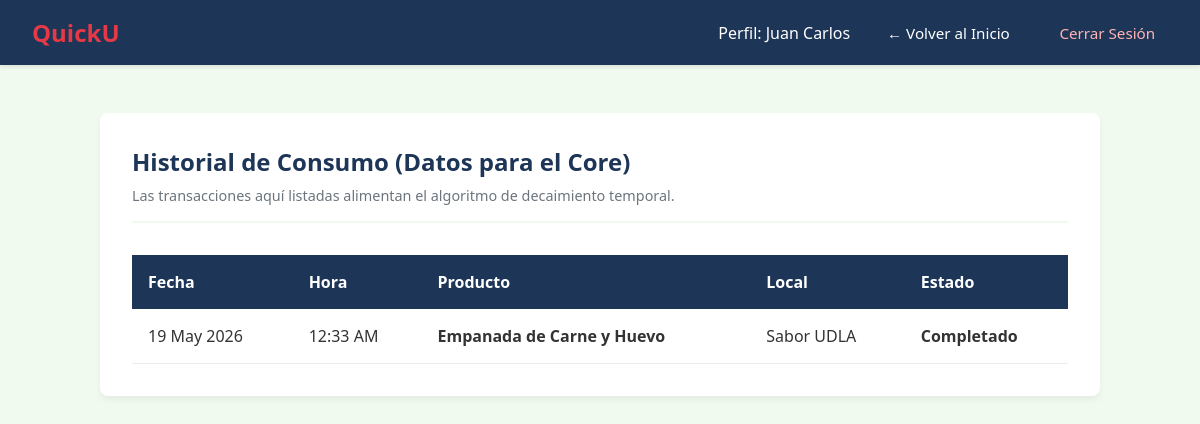
Before: /historial/ (signed in) with the older database file.
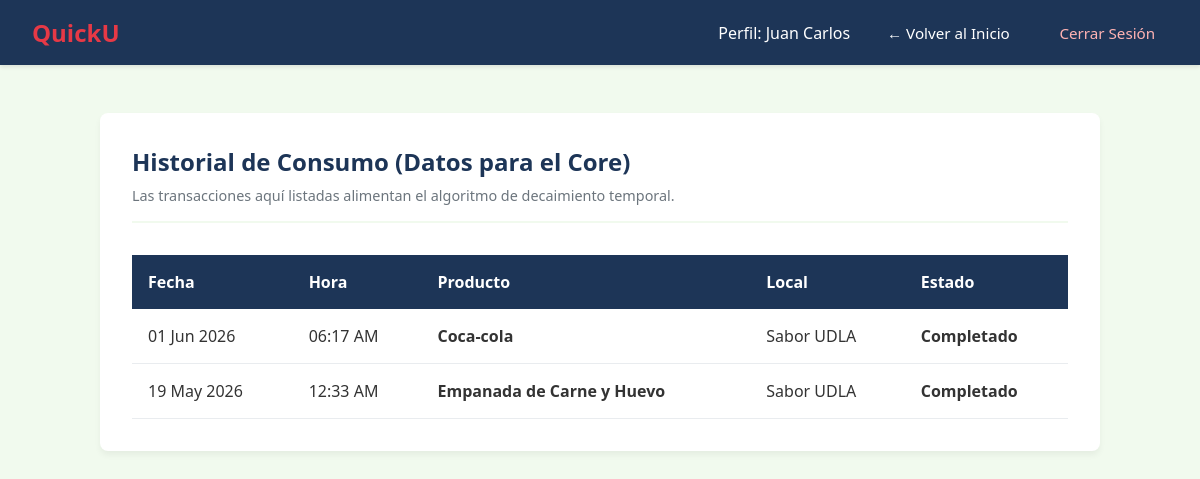
After: the same page with the newer database file.
### motor_quicku/models.py (models this page shows, shortened)
class DetallePedido(models.Model):
    id_pedido = models.ForeignKey(Pedido, on_delete=models.CASCADE)
    id_producto = models.ForeignKey(Producto, on_delete=models.CASCADE)
    cantidad = models.IntegerField()

class Pedido(models.Model):
    id_local = models.ForeignKey(Local, on_delete=models.CASCADE)
    id_usuario = models.ForeignKey(Usuario, on_delete=models.CASCADE)
    fecha_hora = models.DateTimeField(auto_now_add=True)
    total = models.DecimalField(max_digits=8, decimal_places=2, default=0.00)

class Producto(models.Model):
    id_local = models.ForeignKey(Local, on_delete=models.CASCADE)
    nombre = models.CharField(max_length=100)
    precio_base = models.DecimalField(max_digits=6, decimal_places=2) # Usamos Decimal para dinero en vez de float
    categoria = models.CharField(max_length=50)

class Local(models.Model):
    id_usuario = models.ForeignKey(Usuario, on_delete=models.CASCADE)
    nombre = models.CharField(max_length=100)
    ubicacion = models.CharField(max_length=150)
    estado_active = models.BooleanField(default=True) # bool estadoApertura en el diagrama

### motor_quicku/views.py (the view)
# urls.py: path('historial/', views.historial_consumo, name='historial'),
def historial_consumo(request):
    usuario_id = request.session.get('usuario_id')
    if not usuario_id:
        return redirect('login')
    usuario_actual = Usuario.objects.get(id=usuario_id)
    historial_detalles = DetallePedido.objects.filter(
        id_pedido__id_usuario=usuario_actual
    ).order_by('-id_pedido__fecha_hora')
    contexto = {
        'detalles': historial_detalles,
        'usuario': usuario_actual
    }
    return render(request, 'motor_quicku/historial.html', contexto)

### motor_quicku/templates/motor_quicku/historial.html (shortened to what this page needs)
{% load static %}
<!DOCTYPE html>
<html lang="es">
<head>
    <link rel="stylesheet" href="{% static 'scss/css/styles.css' %}">
</head>
<body class="quicku-app">
    <header class="app-header">
        <nav class="app-header__nav">
            <h1 class="app-header__logo">QuickU</h1>
            <div class="app-header__actions">
                <span class="app-header__user">Perfil: {{ usuario.nombre }}</span>
                <a href="{% url 'home' %}" class="app-header__link">← Volver al Inicio</a>
                <a href="{% url 'logout' %}" class="app-header__link app-header__link--logout">Cerrar Sesión</a>
            </div>
        </nav>
    </header>
    <main class="history-dashboard">
        <section class="history-section">
            <header class="history-section__header">
                <h2>Historial de Consumo (Datos para el Core)</h2>
                <p>Las transacciones aquí listadas alimentan el algoritmo de decaimiento temporal.</p>
            </header>
            <article class="history-section__table-container">
                <table class="history-table">
                    <thead class="history-table__head">
                        <tr>
                            <th>Fecha</th>
                            <th>Hora</th>
                            <th>Producto</th>
                            <th>Local</th>
                            <th>Estado</th>
                        </tr>
                    </thead>
                    <tbody class="history-table__body">
                        {% for detalle in detalles %}
                        <tr class="history-table__row">
                            <td>{{ detalle.id_pedido.fecha_hora|date:"d M Y" }}</td>
                            <td>{{ detalle.id_pedido.fecha_hora|time:"h:i A" }}</td>
                            <td><strong>{{ detalle.id_producto.nombre }}</strong></td>
                            <td>{{ detalle.id_producto.id_local.nombre }}</td>
                            <td class="history-table__status">Completado</td>
                        </tr>
                        {% empty %}
                        <tr>
                            <td colspan="5" class="history-table__empty">No hay pedidos registrados aún.</td>
                        </tr>
                        {% endfor %}
                    </tbody>
                </table>
            </article>
        </section>
    </main>
</body>
</html>

Changed rows visible on the page:
added DetallePedido: id_pedido.fecha_hora "01 Jun 2026", id_pedido.fecha_hora "06:17 AM", id_producto.nombre "Coca-cola", id_producto.id_local.nombre "Sabor UDLA"
